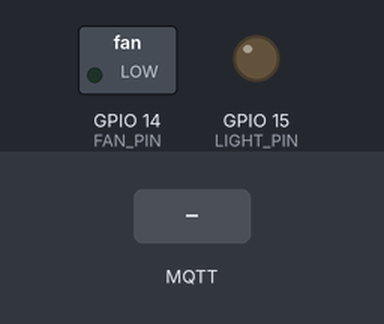
A program run on a simulated ESP8266 (Wemos D1 mini). On the bench: switched loads named in the program (green lamp = pin HIGH), output pins drawn as LEDs (lit = HIGH). The inputs (shaded band) are chosen by the test bench. WiFi joins after 1.5 s; servers stay silent unless stated; random numbers use the default seed unless the program sets one; no MQTT or app messages arrive unless stated.

Above: at 2.7 s.
2.8 s: MQTT message "l" arrives on the first subscribed topic
At 4.0 s:
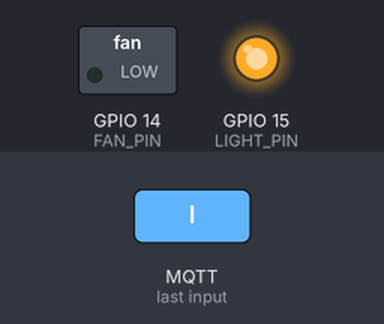
4.3 s: MQTT message "f" arrives on the first subscribed topic
At 5.3 s:
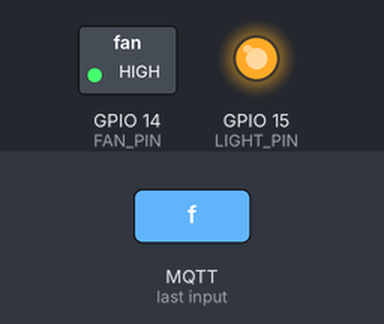
5.8 s: MQTT message "l" arrives on the first subscribed topic
At 6.4 s:
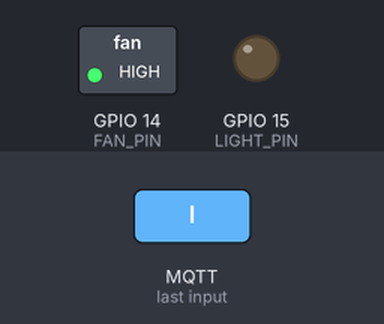
Timing chart, 0 to 8.8 s (numbered marks = the images above; inputs shaded):
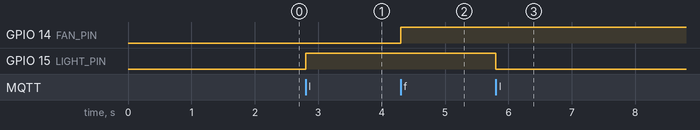

Measured:
- after the input at 2.8 s, GPIO 15 (LIGHT_PIN): LOW → HIGH at once
- after the input at 4.3 s, GPIO 14 (FAN_PIN): LOW → HIGH at once
- after the input at 5.8 s, GPIO 15 (LIGHT_PIN): HIGH → LOW at once

The program:

main.cpp
```cpp
#include <Arduino.h>
#include <ESP8266WiFi.h>
#include <PubSubClient.h>

#define LIGHT_PIN 15
#define FAN_PIN 14

const char* ssid = "Harbinger";
const char* password = "qwerty12345";
const char* mqtt_server = "192.168.0.101";
const char* subscription_topic = "__some_topic__";

WiFiClient espClient;
PubSubClient client(espClient);
long lastMsg = 0;
char msg[50];
int value = 0;
bool light_status = false;
bool fan_status = false;

void setup_wifi() {
  delay(10);

  WiFi.begin(ssid, password);

  while (WiFi.status() != WL_CONNECTED) {
    delay(500);
  }

  randomSeed(micros());
}

void callback(char* topic, byte* payload, unsigned int length) {
  if ((char)payload[0] == 'l') {
    light_status = !light_status;
    digitalWrite(LIGHT_PIN, light_status);
    sprintf(msg, "%d,%d", light_status, fan_status);
    client.publish("__other_topic__", msg);
  }
  else if ((char)payload[0] == 'f') {
    fan_status = !fan_status;
    digitalWrite(FAN_PIN, fan_status);
    sprintf(msg, "%d,%d", light_status, fan_status);
    client.publish("__other_topic__", msg);
  }
  else {
    sprintf(msg, "%d,%d", light_status, fan_status);
    client.publish("__other_topic__", msg);
  }
}

void reconnect() {
  while (!client.connected()) {
    String clientId = "ESP8266Client-";
    clientId += String(random(0xffff), HEX);
    if (client.connect(clientId.c_str())) {
      client.subscribe(subscription_topic);
    } else {
      delay(5000);
    }
  }
}

void setup() {
  pinMode(LIGHT_PIN, OUTPUT);
  pinMode(FAN_PIN, OUTPUT);
  setup_wifi();
  client.setServer(mqtt_server, 1883);
  client.setCallback(callback);
}

void loop() {
  if (!client.connected()) {
    reconnect();
  }

  client.loop();
}
```
